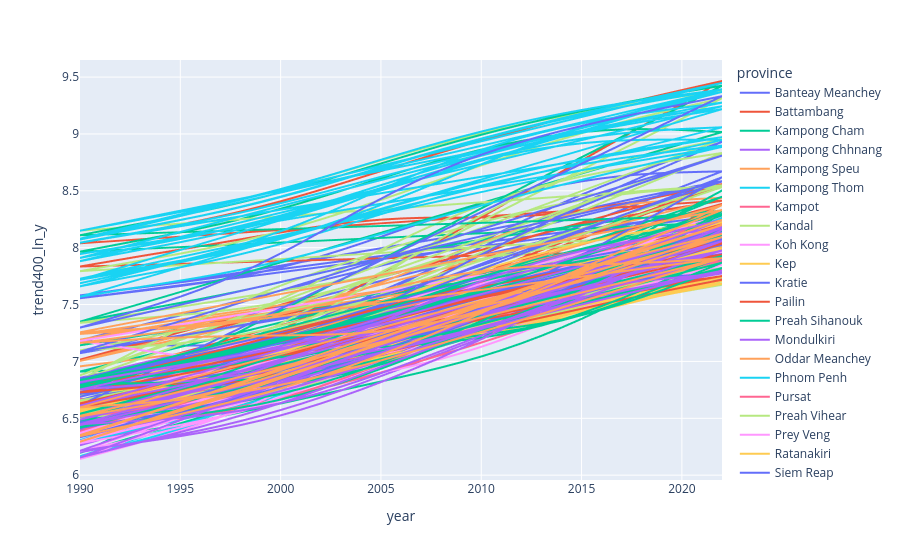

Source (notebook cell):
### Code cell
fig = px.line(
    gdf_long,
    x="year",
    y="trend400_ln_y",
    color="province",
    hover_data=["province", "district","trend400_ln_y"]
)

fig.show()

### Figure 1 — Plotly figure (JSON) as saved in the notebook; plotly's stock layout.template omitted (floating-point values rounded to 4 significant figures; data arrays with more than 128 entries replaced by an {"elided": "..."} marker saying what was removed)
{"data": [{"customdata": {"elided": "297x2 str values"}, "hovertemplate": "province=%{customdata[0]}<br>year=%{x}<br>trend400_ln_y=%{y}<br>district=%{customdata[1]}<extra></extra>", "legendgroup": "Banteay Meanchey", "line": {"color": "#636efa", "dash": "solid"}, "marker": {"symbol": "circle"}, "mode": "lines", "name": "Banteay Meanchey", "showlegend": true, "type": "scattergl", "x": {"elided": "297 int values"}, "xaxis": "x", "y": {"elided": "297 float values"}, "yaxis": "y"}, {"customdata": {"elided": "495x2 str values"}, "hovertemplate": "province=%{customdata[0]}<br>year=%{x}<br>trend400_ln_y=%{y}<br>district=%{customdata[1]}<extra></extra>", "legendgroup": "Battambang", "line": {"color": "#EF553B", "dash": "solid"}, "marker": {"symbol": "circle"}, "mode": "lines", "name": "Battambang", "showlegend": true, "type": "scattergl", "x": {"elided": "495 int values"}, "xaxis": "x", "y": {"elided": "495 float values"}, "yaxis": "y"}, {"customdata": {"elided": "330x2 str values"}, "hovertemplate": "province=%{customdata[0]}<br>year=%{x}<br>trend400_ln_y=%{y}<br>district=%{customdata[1]}<extra></extra>", "legendgroup": "Kampong Cham", "line": {"color": "#00cc96", "dash": "solid"}, "marker": {"symbol": "circle"}, "mode": "lines", "name": "Kampong Cham", "showlegend": true, "type": "scattergl", "x": {"elided": "330 int values"}, "xaxis": "x", "y": {"elided": "330 float values"}, "yaxis": "y"}, {"customdata": {"elided": "297x2 str values"}, "hovertemplate": "province=%{customdata[0]}<br>year=%{x}<br>trend400_ln_y=%{y}<br>district=%{customdata[1]}<extra></extra>", "legendgroup": "Kampong Chhnang", "line": {"color": "#ab63fa", "dash": "solid"}, "marker": {"symbol": "circle"}, "mode": "lines", "name": "Kampong Chhnang", "showlegend": true, "type": "scattergl", "x": {"elided": "297 int values"}, "xaxis": "x", "y": {"elided": "297 float values"}, "yaxis": "y"}, {"customdata": {"elided": "264x2 str values"}, "hovertemplate": "province=%{customdata[0]}<br>year=%{x}<br>trend400_ln_y=%{y}<br>district=%{customdata[1]}<extra></extra>", "legendgroup": "Kampong Speu", "line": {"color": "#FFA15A", "dash": "solid"}, "marker": {"symbol": "circle"}, "mode": "lines", "name": "Kampong Speu", "showlegend": true, "type": "scattergl", "x": {"elided": "264 int values"}, "xaxis": "x", "y": {"elided": "264 float values"}, "yaxis": "y"}, {"customdata": {"elided": "297x2 str values"}, "hovertemplate": "province=%{customdata[0]}<br>year=%{x}<br>trend400_ln_y=%{y}<br>district=%{customdata[1]}<extra></extra>", "legendgroup": "Kampong Thom", "line": {"color": "#19d3f3", "dash": "solid"}, "marker": {"symbol": "circle"}, "mode": "lines", "name": "Kampong Thom", "showlegend": true, "type": "scattergl", "x": {"elided": "297 int values"}, "xaxis": "x", "y": {"elided": "297 float values"}, "yaxis": "y"}, {"customdata": {"elided": "264x2 str values"}, "hovertemplate": "province=%{customdata[0]}<br>year=%{x}<br>trend400_ln_y=%{y}<br>district=%{customdata[1]}<extra></extra>", "legendgroup": "Kampot", "line": {"color": "#FF6692", "dash": "solid"}, "marker": {"symbol": "circle"}, "mode": "lines", "name": "Kampot", "showlegend": true, "type": "scattergl", "x": {"elided": "264 int values"}, "xaxis": "x", "y": {"elided": "264 float values"}, "yaxis": "y"}, {"customdata": {"elided": "363x2 str values"}, "hovertemplate": "province=%{customdata[0]}<br>year=%{x}<br>trend400_ln_y=%{y}<br>district=%{customdata[1]}<extra></extra>", "legendgroup": "Kandal", "line": {"color": "#B6E880", "dash": "solid"}, "marker": {"symbol": "circle"}, "mode": "lines", "name": "Kandal", "showlegend": true, "type": "scattergl", "x": {"elided": "363 int values"}, "xaxis": "x", "y": {"elided": "363 float values"}, "yaxis": "y"}, {"customdata": {"elided": "231x2 str values"}, "hovertemplate": "province=%{customdata[0]}<br>year=%{x}<br>trend400_ln_y=%{y}<br>district=%{customdata[1]}<extra></extra>", "legendgroup": "Koh Kong", "line": {"color": "#FF97FF", "dash": "solid"}, "marker": {"symbol": "circle"}, "mode": "lines", "name": "Koh Kong", "showlegend": true, "type": "scattergl", "x": {"elided": "231 int values"}, "xaxis": "x", "y": {"elided": "231 float values"}, "yaxis": "y"}, {"customdata": {"elided": "66x2 str values"}, "hovertemplate": "province=%{customdata[0]}<br>year=%{x}<br>trend400_ln_y=%{y}<br>district=%{customdata[1]}<extra></extra>", "legendgroup": "Kep", "line": {"color": "#FECB52", "dash": "solid"}, "marker": {"symbol": "circle"}, "mode": "lines", "name": "Kep", "showlegend": true, "type": "scattergl", "x": [1990, 1991, 1992, 1993, 1994, 1995, 1996, 1997, 1998, 1999, 2000, 2001, 2002, 2003, 2004, 2005, 2006, 2007, 2008, 2009, 2010, 2011, 2012, 2013, 2014, 2015, 2016, 2017, 2018, 2019, 2020, 2021, 2022, 1990, 1991, 1992, 1993, 1994, 1995, 1996, 1997, 1998, 1999, 2000, 2001, 2002, 2003, 2004, 2005, 2006, 2007, 2008, 2009, 2010, 2011, 2012, 2013, 2014, 2015, 2016, 2017, 2018, 2019, 2020, 2021, 2022], "xaxis": "x", "y": [6.425, 6.463, 6.5, 6.537, 6.574, 6.613, 6.654, 6.697, 6.744, 6.795, 6.849, 6.907, 6.967, 7.03, 7.094, 7.159, 7.224, 7.288, 7.351, 7.412, 7.472, 7.531, 7.588, 7.643, 7.698, 7.751, 7.803, 7.854, 7.904, 7.952, 8.0, 8.047, 8.094, 6.434, 6.466, 6.499, 6.531, 6.563, 6.596, 6.631, 6.668, 6.707, 6.748, 6.792, 6.837, 6.885, 6.933, 6.983, 7.033, 7.084, 7.134, 7.184, 7.233, 7.282, 7.332, 7.382, 7.432, 7.483, 7.536, 7.589, 7.643, 7.698, 7.753, 7.809, 7.865, 7.921], "yaxis": "y"}, {"customdata": {"elided": "198x2 str values"}, "hovertemplate": "province=%{customdata[0]}<br>year=%{x}<br>trend400_ln_y=%{y}<br>district=%{customdata[1]}<extra></extra>", "legendgroup": "Kratie", "line": {"color": "#636efa", "dash": "solid"}, "marker": {"symbol": "circle"}, "mode": "lines", "name": "Kratie", "showlegend": true, "type": "scattergl", "x": {"elided": "198 int values"}, "xaxis": "x", "y": {"elided": "198 float values"}, "yaxis": "y"}, {"customdata": {"elided": "66x2 str values"}, "hovertemplate": "province=%{customdata[0]}<br>year=%{x}<br>trend400_ln_y=%{y}<br>district=%{customdata[1]}<extra></extra>", "legendgroup": "Pailin", "line": {"color": "#EF553B", "dash": "solid"}, "marker": {"symbol": "circle"}, "mode": "lines", "name": "Pailin", "showlegend": true, "type": "scattergl", "x": [1990, 1991, 1992, 1993, 1994, 1995, 1996, 1997, 1998, 1999, 2000, 2001, 2002, 2003, 2004, 2005, 2006, 2007, 2008, 2009, 2010, 2011, 2012, 2013, 2014, 2015, 2016, 2017, 2018, 2019, 2020, 2021, 2022, 1990, 1991, 1992, 1993, 1994, 1995, 1996, 1997, 1998, 1999, 2000, 2001, 2002, 2003, 2004, 2005, 2006, 2007, 2008, 2009, 2010, 2011, 2012, 2013, 2014, 2015, 2016, 2017, 2018, 2019, 2020, 2021, 2022], "xaxis": "x", "y": [6.602, 6.626, 6.649, 6.674, 6.7, 6.729, 6.762, 6.799, 6.839, 6.883, 6.93, 6.978, 7.028, 7.078, 7.127, 7.176, 7.224, 7.271, 7.317, 7.363, 7.411, 7.46, 7.513, 7.568, 7.628, 7.692, 7.76, 7.831, 7.904, 7.979, 8.055, 8.131, 8.207, 6.828, 6.835, 6.841, 6.848, 6.854, 6.862, 6.871, 6.882, 6.897, 6.916, 6.939, 6.968, 7.003, 7.042, 7.086, 7.132, 7.181, 7.23, 7.278, 7.326, 7.373, 7.419, 7.465, 7.511, 7.559, 7.61, 7.665, 7.722, 7.783, 7.847, 7.912, 7.978, 8.045], "yaxis": "y"}, {"customdata": {"elided": "132x2 str values"}, "hovertemplate": "province=%{customdata[0]}<br>year=%{x}<br>trend400_ln_y=%{y}<br>district=%{customdata[1]}<extra></extra>", "legendgroup": "Preah Sihanouk", "line": {"color": "#00cc96", "dash": "solid"}, "marker": {"symbol": "circle"}, "mode": "lines", "name": "Preah Sihanouk", "showlegend": true, "type": "scattergl", "x": {"elided": "132 int values"}, "xaxis": "x", "y": {"elided": "132 float values"}, "yaxis": "y"}, {"customdata": {"elided": "165x2 str values"}, "hovertemplate": "province=%{customdata[0]}<br>year=%{x}<br>trend400_ln_y=%{y}<br>district=%{customdata[1]}<extra></extra>", "legendgroup": "Mondulkiri", "line": {"color": "#ab63fa", "dash": "solid"}, "marker": {"symbol": "circle"}, "mode": "lines", "name": "Mondulkiri", "showlegend": true, "type": "scattergl", "x": {"elided": "165 int values"}, "xaxis": "x", "y": {"elided": "165 float values"}, "yaxis": "y"}, {"customdata": {"elided": "165x2 str values"}, "hovertemplate": "province=%{customdata[0]}<br>year=%{x}<br>trend400_ln_y=%{y}<br>district=%{customdata[1]}<extra></extra>", "legendgroup": "Oddar Meanchey", "line": {"color": "#FFA15A", "dash": "solid"}, "marker": {"symbol": "circle"}, "mode": "lines", "name": "Oddar Meanchey", "showlegend": true, "type": "scattergl", "x": {"elided": "165 int values"}, "xaxis": "x", "y": {"elided": "165 float values"}, "yaxis": "y"}, {"customdata": {"elided": "396x2 str values"}, "hovertemplate": "province=%{customdata[0]}<br>year=%{x}<br>trend400_ln_y=%{y}<br>district=%{customdata[1]}<extra></extra>", "legendgroup": "Phnom Penh", "line": {"color": "#19d3f3", "dash": "solid"}, "marker": {"symbol": "circle"}, "mode": "lines", "name": "Phnom Penh", "showlegend": true, "type": "scattergl", "x": {"elided": "396 int values"}, "xaxis": "x", "y": {"elided": "396 float values"}, "yaxis": "y"}, {"customdata": {"elided": "231x2 str values"}, "hovertemplate": "province=%{customdata[0]}<br>year=%{x}<br>trend400_ln_y=%{y}<br>district=%{customdata[1]}<extra></extra>", "legendgroup": "Pursat", "line": {"color": "#FF6692", "dash": "solid"}, "marker": {"symbol": "circle"}, "mode": "lines", "name": "Pursat", "showlegend": true, "type": "scattergl", "x": {"elided": "231 int values"}, "xaxis": "x", "y": {"elided": "231 float values"}, "yaxis": "y"}, {"customdata": {"elided": "264x2 str values"}, "hovertemplate": "province=%{customdata[0]}<br>year=%{x}<br>trend400_ln_y=%{y}<br>district=%{customdata[1]}<extra></extra>", "legendgroup": "Preah Vihear", "line": {"color": "#B6E880", "dash": "solid"}, "marker": {"symbol": "circle"}, "mode": "lines", "name": "Preah Vihear", "showlegend": true, "type": "scattergl", "x": {"elided": "264 int values"}, "xaxis": "x", "y": {"elided": "264 float values"}, "yaxis": "y"}, {"customdata": {"elided": "429x2 str values"}, "hovertemplate": "province=%{customdata[0]}<br>year=%{x}<br>trend400_ln_y=%{y}<br>district=%{customdata[1]}<extra></extra>", "legendgroup": "Prey Veng", "line": {"color": "#FF97FF", "dash": "solid"}, "marker": {"symbol": "circle"}, "mode": "lines", "name": "Prey Veng", "showlegend": true, "type": "scattergl", "x": {"elided": "429 int values"}, "xaxis": "x", "y": {"elided": "429 float values"}, "yaxis": "y"}, {"customdata": {"elided": "297x2 str values"}, "hovertemplate": "province=%{customdata[0]}<br>year=%{x}<br>trend400_ln_y=%{y}<br>district=%{customdata[1]}<extra></extra>", "legendgroup": "Ratanakiri", "line": {"color": "#FECB52", "dash": "solid"}, "marker": {"symbol": "circle"}, "mode": "lines", "name": "Ratanakiri", "showlegend": true, "type": "scattergl", "x": {"elided": "297 int values"}, "xaxis": "x", "y": {"elided": "297 float values"}, "yaxis": "y"}, {"customdata": {"elided": "429x2 str values"}, "hovertemplate": "province=%{customdata[0]}<br>year=%{x}<br>trend400_ln_y=%{y}<br>district=%{customdata[1]}<extra></extra>", "legendgroup": "Siem Reap", "line": {"color": "#636efa", "dash": "solid"}, "marker": {"symbol": "circle"}, "mode": "lines", "name": "Siem Reap", "showlegend": true, "type": "scattergl", "x": {"elided": "429 int values"}, "xaxis": "x", "y": {"elided": "429 float values"}, "yaxis": "y"}, {"customdata": {"elided": "165x2 str values"}, "hovertemplate": "province=%{customdata[0]}<br>year=%{x}<br>trend400_ln_y=%{y}<br>district=%{customdata[1]}<extra></extra>", "legendgroup": "Stung Treng", "line": {"color": "#EF553B", "dash": "solid"}, "marker": {"symbol": "circle"}, "mode": "lines", "name": "Stung Treng", "showlegend": true, "type": "scattergl", "x": {"elided": "165 int values"}, "xaxis": "x", "y": {"elided": "165 float values"}, "yaxis": "y"}, {"customdata": {"elided": "264x2 str values"}, "hovertemplate": "province=%{customdata[0]}<br>year=%{x}<br>trend400_ln_y=%{y}<br>district=%{customdata[1]}<extra></extra>", "legendgroup": "Svay Rieng", "line": {"color": "#00cc96", "dash": "solid"}, "marker": {"symbol": "circle"}, "mode": "lines", "name": "Svay Rieng", "showlegend": true, "type": "scattergl", "x": {"elided": "264 int values"}, "xaxis": "x", "y": {"elided": "264 float values"}, "yaxis": "y"}, {"customdata": {"elided": "330x2 str values"}, "hovertemplate": "province=%{customdata[0]}<br>year=%{x}<br>trend400_ln_y=%{y}<br>district=%{customdata[1]}<extra></extra>", "legendgroup": "Takeo", "line": {"color": "#ab63fa", "dash": "solid"}, "marker": {"symbol": "circle"}, "mode": "lines", "name": "Takeo", "showlegend": true, "type": "scattergl", "x": {"elided": "330 int values"}, "xaxis": "x", "y": {"elided": "330 float values"}, "yaxis": "y"}, {"customdata": {"elided": "231x2 str values"}, "hovertemplate": "province=%{customdata[0]}<br>year=%{x}<br>trend400_ln_y=%{y}<br>district=%{customdata[1]}<extra></extra>", "legendgroup": "Tbong Khmum", "line": {"color": "#FFA15A", "dash": "solid"}, "marker": {"symbol": "circle"}, "mode": "lines", "name": "Tbong Khmum", "showlegend": true, "type": "scattergl", "x": {"elided": "231 int values"}, "xaxis": "x", "y": {"elided": "231 float values"}, "yaxis": "y"}], "layout": {"legend": {"title": {"text": "province"}, "tracegroupgap": 0}, "margin": {"t": 60}, "xaxis": {"anchor": "y", "domain": [0.0, 1.0], "title": {"text": "year"}}, "yaxis": {"anchor": "x", "domain": [0.0, 1.0], "title": {"text": "trend400_ln_y"}}}}
